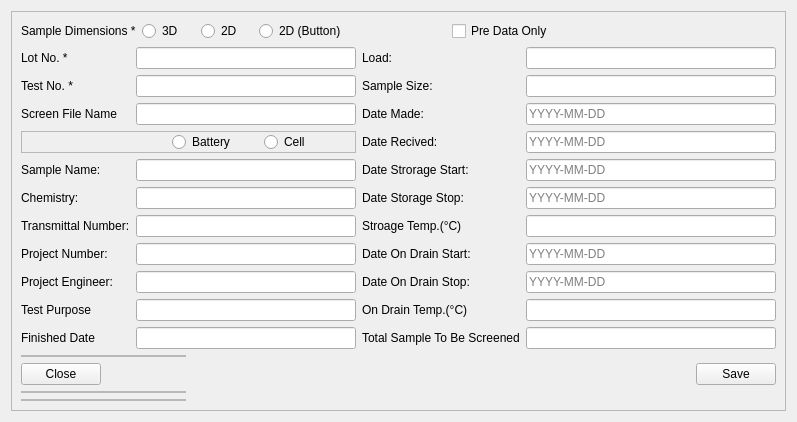
     <widget class="QWidget" name="tab">
      <attribute name="title">
       <string>Sample Header Information</string>
      </attribute>
      <layout class="QGridLayout" name="gridLayout_9">
       <item row="0" column="0">
        <widget class="QFrame" name="frame">
         <property name="styleSheet">
          <string notr="true"/>
         </property>
         <property name="frameShape">
          <enum>QFrame::StyledPanel</enum>
         </property>
         <property name="frameShadow">
          <enum>QFrame::Raised</enum>
         </property>
         <layout class="QGridLayout" name="gridLayout">
          <item row="1" column="2">
           <layout class="QHBoxLayout" name="horizontalLayout_18">
            <item>
             <widget class="QLabel" name="label_3">
              <property name="text">
               <string>Load:</string>
              </property>
             </widget>
            </item>
            <item>
             <widget class="QLineEdit" name="lineEdit_18">
              <property name="enabled">
               <bool>true</bool>
              </property>
              <property name="sizePolicy">
               <sizepolicy hsizetype="Minimum" vsizetype="Fixed">
                <horstretch>0</horstretch>
                <verstretch>0</verstretch>
               </sizepolicy>
              </property>
              <property name="minimumSize">
               <size>
                <width>250</width>
                <height>0</height>
               </size>
              </property>
              <property name="maximumSize">
               <size>
                <width>260</width>
                <height>16777215</height>
               </size>
              </property>
              <property name="maxLength">
               <number>660</number>
              </property>
              <property name="echoMode">
               <enum>QLineEdit::Normal</enum>
              </property>
             </widget>
            </item>
           </layout>
          </item>
          <item row="2" column="0" colspan="2">
           <layout class="QHBoxLayout" name="horizontalLayout_2">
            <item>
             <widget class="QLabel" name="label_2">
              <property name="text">
               <string>Test No. *</string>
              </property>
             </widget>
            </item>
            <item>
             <widget class="QLineEdit" name="lineEdit_2">
              <property name="sizePolicy">
               <sizepolicy hsizetype="Minimum" vsizetype="Fixed">
                <horstretch>0</horstretch>
                <verstretch>0</verstretch>
               </sizepolicy>
              </property>
              <property name="minimumSize">
               <size>
                <width>220</width>
                <height>0</height>
               </size>
              </property>
              <property name="maximumSize">
               <size>
                <width>260</width>
                <height>16777215</height>
               </size>
              </property>
             </widget>
            </item>
           </layout>
          </item>
          <item row="2" column="2">
           <layout class="QHBoxLayout" name="horizontalLayout_12">
            <item>
             <widget class="QLabel" name="label_12">
              <property name="text">
               <string>Sample Size:</string>
              </property>
             </widget>
            </item>
            <item>
             <widget class="QLineEdit" name="lineEdit_11">
              <property name="sizePolicy">
               <sizepolicy hsizetype="Minimum" vsizetype="Fixed">
                <horstretch>0</horstretch>
                <verstretch>0</verstretch>
               </sizepolicy>
              </property>
              <property name="minimumSize">
               <size>
                <width>250</width>
                <height>0</height>
               </size>
              </property>
              <property name="maximumSize">
               <size>
                <width>260</width>
                <height>16777215</height>
               </size>
              </property>
             </widget>
            </item>
           </layout>
          </item>
          <item row="3" column="0" colspan="2">
           <layout class="QHBoxLayout" name="horizontalLayout_4">
            <item>
             <widget class="QLabel" name="label_4">
              <property name="text">
               <string>Screen File Name</string>
              </property>
             </widget>
            </item>
            <item>
             <widget class="QLineEdit" name="lineEdit_3">
              <property name="sizePolicy">
               <sizepolicy hsizetype="Minimum" vsizetype="Fixed">
                <horstretch>0</horstretch>
                <verstretch>0</verstretch>
               </sizepolicy>
              </property>
              <property name="minimumSize">
               <size>
                <width>220</width>
                <height>0</height>
               </size>
              </property>
              <property name="maximumSize">
               <size>
                <width>260</width>
                <height>16777215</height>
               </size>
              </property>
             </widget>
            </item>
           </layout>
          </item>
          <item row="3" column="2">
           <layout class="QHBoxLayout" name="horizontalLayout_13">
            <item>
             <widget class="QLabel" name="label_13">
              <property name="text">
               <string>Date Made:</string>
              </property>
             </widget>
            </item>
            <item>
             <widget class="QLineEdit" name="lineEdit_12">
              <property name="sizePolicy">
               <sizepolicy hsizetype="Minimum" vsizetype="Fixed">
                <horstretch>0</horstretch>
                <verstretch>0</verstretch>
               </sizepolicy>
              </property>
              <property name="minimumSize">
               <size>
                <width>250</width>
                <height>0</height>
               </size>
              </property>
              <property name="maximumSize">
               <size>
                <width>260</width>
                <height>16777215</height>
               </size>
              </property>
              <property name="placeholderText">
               <string>YYYY-MM-DD</string>
              </property>
             </widget>
            </item>
           </layout>
          </item>
          <item row="4" column="0" colspan="2">
           <widget class="QFrame" name="frame_5">
            <property name="sizePolicy">
             <sizepolicy hsizetype="Fixed" vsizetype="Fixed">
              <horstretch>0</horstretch>
              <verstretch>0</verstretch>
             </sizepolicy>
            </property>
            <property name="maximumSize">
             <size>
              <width>410</width>
              <height>25</height>
             </size>
            </property>
            <property name="frameShape">
             <enum>QFrame::StyledPanel</enum>
            </property>
            <property name="frameShadow">
             <enum>QFrame::Raised</enum>
            </property>
            <layout class="QGridLayout" name="gridLayout_10">
             <property name="leftMargin">
              <number>0</number>
             </property>
             <property name="topMargin">
              <number>0</number>
             </property>
             <property name="rightMargin">
              <number>0</number>
             </property>
             <property name="bottomMargin">
              <number>0</number>
             </property>
             <property name="spacing">
              <number>0</number>
             </property>
             <item row="0" column="0">
              <layout class="QHBoxLayout" name="horizontalLayout_3">
               <item>
                <spacer name="horizontalSpacer_3">
                 <property name="orientation">
                  <enum>Qt::Horizontal</enum>
                 </property>
                 <property name="sizeType">
                  <enum>QSizePolicy::Fixed</enum>
                 </property>
                 <property name="sizeHint" stdset="0">
                  <size>
                   <width>150</width>
                   <height>20</height>
                  </size>
                 </property>
                </spacer>
               </item>
               <item>
                <widget class="QRadioButton" name="radioButton">
                 <property name="text">
                  <string>Battery </string>
                 </property>
                </widget>
               </item>
               <item>
                <widget class="QRadioButton" name="radioButton_2">
                 <property name="text">
                  <string>Cell</string>
                 </property>
                </widget>
               </item>
              </layout>
             </item>
            </layout>
           </widget>
          </item>
          <item row="4" column="2">
           <layout class="QHBoxLayout" name="horizontalLayout_14">
            <item>
             <widget class="QLabel" name="label_14">
              <property name="text">
               <string>Date Recived:</string>
              </property>
             </widget>
            </item>
            <item>
             <widget class="QLineEdit" name="lineEdit_13">
              <property name="sizePolicy">
               <sizepolicy hsizetype="Minimum" vsizetype="Fixed">
                <horstretch>0</horstretch>
                <verstretch>0</verstretch>
               </sizepolicy>
              </property>
              <property name="minimumSize">
               <size>
                <width>250</width>
                <height>0</height>
               </size>
              </property>
              <property name="maximumSize">
               <size>
                <width>260</width>
                <height>16777215</height>
               </size>
              </property>
              <property name="placeholderText">
               <string>YYYY-MM-DD</string>
              </property>
             </widget>
            </item>
           </layout>
          </item>
          <item row="5" column="0" colspan="2">
           <layout class="QHBoxLayout" name="horizontalLayout_5">
            <item>
             <widget class="QLabel" name="label_5">
              <property name="text">
               <string>Sample Name:</string>
              </property>
             </widget>
            </item>
            <item>
             <widget class="QLineEdit" name="lineEdit_4">
              <property name="sizePolicy">
               <sizepolicy hsizetype="Minimum" vsizetype="Fixed">
                <horstretch>0</horstretch>
                <verstretch>0</verstretch>
               </sizepolicy>
              </property>
              <property name="minimumSize">
               <size>
                <width>220</width>
                <height>0</height>
               </size>
              </property>
              <property name="maximumSize">
               <size>
                <width>260</width>
                <height>16777215</height>
               </size>
              </property>
             </widget>
            </item>
           </layout>
          </item>
          <item row="5" column="2">
           <layout class="QHBoxLayout" name="horizontalLayout_21">
            <item>
             <widget class="QLabel" name="label_21">
              <property name="text">
               <string>Date Strorage Start:</string>
              </property>
             </widget>
            </item>
            <item>
             <widget class="QLineEdit" name="lineEdit_15">
              <property name="sizePolicy">
               <sizepolicy hsizetype="Minimum" vsizetype="Fixed">
                <horstretch>0</horstretch>
                <verstretch>0</verstretch>
               </sizepolicy>
              </property>
              <property name="minimumSize">
               <size>
                <width>250</width>
                <height>0</height>
               </size>
              </property>
              <property name="maximumSize">
               <size>
                <width>260</width>
                <height>16777215</height>
               </size>
              </property>
              <property name="placeholderText">
               <string>YYYY-MM-DD</string>
              </property>
             </widget>
            </item>
           </layout>
          </item>
          <item row="6" column="0" colspan="2">
           <layout class="QHBoxLayout" name="horizontalLayout_6">
            <item>
             <widget class="QLabel" name="label_6">
              <property name="text">
               <string>Chemistry:</string>
              </property>
             </widget>
            </item>
            <item>
             <widget class="QLineEdit" name="lineEdit_5">
              <property name="sizePolicy">
               <sizepolicy hsizetype="Minimum" vsizetype="Fixed">
                <horstretch>0</horstretch>
                <verstretch>0</verstretch>
               </sizepolicy>
              </property>
              <property name="minimumSize">
               <size>
                <width>220</width>
                <height>0</height>
               </size>
              </property>
              <property name="maximumSize">
               <size>
                <width>260</width>
                <height>16777215</height>
               </size>
              </property>
             </widget>
            </item>
           </layout>
          </item>
          <item row="6" column="2">
           <layout class="QHBoxLayout" name="horizontalLayout_20">
            <item>
             <widget class="QLabel" name="label_20">
              <property name="text">
               <string>Date Storage Stop:</string>
              </property>
             </widget>
            </item>
            <item>
             <widget class="QLineEdit" name="lineEdit_14">
              <property name="sizePolicy">
               <sizepolicy hsizetype="Minimum" vsizetype="Fixed">
                <horstretch>0</horstretch>
                <verstretch>0</verstretch>
               </sizepolicy>
              </property>
              <property name="minimumSize">
               <size>
                <width>250</width>
                <height>0</height>
               </size>
              </property>
              <property name="maximumSize">
               <size>
                <width>260</width>
                <height>16777215</height>
               </size>
              </property>
              <property name="placeholderText">
               <string>YYYY-MM-DD</string>
              </property>
             </widget>
            </item>
           </layout>
          </item>
          <item row="7" column="0" colspan="2">
           <layout class="QHBoxLayout" name="horizontalLayout_7">
            <item>
             <widget class="QLabel" name="label_7">
              <property name="text">
               <string>Transmittal Number:</string>
              </property>
             </widget>
            </item>
            <item>
             <widget class="QLineEdit" name="lineEdit_6">
              <property name="sizePolicy">
               <sizepolicy hsizetype="Minimum" vsizetype="Fixed">
                <horstretch>0</horstretch>
                <verstretch>0</verstretch>
               </sizepolicy>
              </property>
              <property name="minimumSize">
               <size>
                <width>220</width>
                <height>0</height>
               </size>
              </property>
              <property name="maximumSize">
               <size>
                <width>260</width>
                <height>16777215</height>
               </size>
              </property>
             </widget>
            </item>
           </layout>
          </item>
          <item row="7" column="2">
           <layout class="QHBoxLayout" name="horizontalLayout_22">
            <item>
             <widget class="QLabel" name="label_22">
              <property name="text">
               <string>Stroage Temp.(°C)</string>
              </property>
             </widget>
            </item>
            <item>
             <widget class="QLineEdit" name="lineEdit_20">
              <property name="sizePolicy">
               <sizepolicy hsizetype="Minimum" vsizetype="Fixed">
                <horstretch>0</horstretch>
                <verstretch>0</verstretch>
               </sizepolicy>
              </property>
              <property name="minimumSize">
               <size>
                <width>250</width>
                <height>0</height>
               </size>
              </property>
              <property name="maximumSize">
               <size>
                <width>260</width>
                <height>16777215</height>
               </size>
              </property>
             </widget>
            </item>
           </layout>
          </item>
          <item row="8" column="0" colspan="2">
           <layout class="QHBoxLayout" name="horizontalLayout_8">
            <item>
             <widget class="QLabel" name="label_8">
              <property name="text">
               <string>Project Number:</string>
              </property>
             </widget>
            </item>
            <item>
             <widget class="QLineEdit" name="lineEdit_7">
              <property name="sizePolicy">
               <sizepolicy hsizetype="Minimum" vsizetype="Fixed">
                <horstretch>0</horstretch>
                <verstretch>0</verstretch>
               </sizepolicy>
              </property>
              <property name="minimumSize">
               <size>
                <width>220</width>
                <height>0</height>
               </size>
              </property>
              <property name="maximumSize">
               <size>
                <width>260</width>
                <height>16777215</height>
               </size>
              </property>
             </widget>
            </item>
           </layout>
          </item>
          <item row="8" column="2">
           <layout class="QHBoxLayout" name="horizontalLayout_24">
            <item>
             <widget class="QLabel" name="label_24">
              <property name="text">
               <string>Date On Drain Start:</string>
              </property>
             </widget>
            </item>
            <item>
             <widget class="QLineEdit" name="lineEdit_21">
              <property name="sizePolicy">
               <sizepolicy hsizetype="Minimum" vsizetype="Fixed">
                <horstretch>0</horstretch>
                <verstretch>0</verstretch>
               </sizepolicy>
              </property>
              <property name="minimumSize">
               <size>
                <width>250</width>
                <height>0</height>
               </size>
              </property>
              <property name="maximumSize">
               <size>
                <width>260</width>
                <height>16777215</height>
               </size>
              </property>
              <property name="placeholderText">
               <string>YYYY-MM-DD</string>
              </property>
             </widget>
            </item>
           </layout>
          </item>
          <item row="9" column="0" colspan="2">
           <layout class="QHBoxLayout" name="horizontalLayout_9">
            <item>
             <widget class="QLabel" name="label_9">
              <property name="text">
               <string>Project Engineer:</string>
              </property>
             </widget>
            </item>
            <item>
             <widget class="QLineEdit" name="lineEdit_8">
              <property name="sizePolicy">
               <sizepolicy hsizetype="Minimum" vsizetype="Fixed">
                <horstretch>0</horstretch>
                <verstretch>0</verstretch>
               </sizepolicy>
              </property>
              <property name="minimumSize">
               <size>
                <width>220</width>
                <height>0</height>
               </size>
              </property>
              <property name="maximumSize">
               <size>
                <width>260</width>
                <height>16777215</height>
               </size>
              </property>
             </widget>
            </item>
           </layout>
          </item>
          <item row="9" column="2">
           <layout class="QHBoxLayout" name="horizontalLayout_25">
            <item>
             <widget class="QLabel" name="label_25">
              <property name="text">
               <string>Date On Drain Stop:</string>
              </property>
             </widget>
            </item>
            <item>
             <widget class="QLineEdit" name="lineEdit_22">
              <property name="sizePolicy">
               <sizepolicy hsizetype="Minimum" vsizetype="Fixed">
                <horstretch>0</horstretch>
                <verstretch>0</verstretch>
               </sizepolicy>
              </property>
              <property name="minimumSize">
               <size>
                <width>250</width>
                <height>0</height>
               </size>
              </property>
              <property name="maximumSize">
               <size>
                <width>260</width>
                <height>16777215</height>
               </size>
              </property>
              <property name="placeholderText">
               <string>YYYY-MM-DD</string>
              </property>
             </widget>
            </item>
           </layout>
          </item>
          <item row="10" column="0" colspan="2">
           <layout class="QHBoxLayout" name="horizontalLayout_11">
            <item>
             <widget class="QLabel" name="label_11">
              <property name="text">
               <string>Test Purpose</string>
              </property>
             </widget>
            </item>
            <item>
             <widget class="QLineEdit" name="lineEdit_10">
              <property name="sizePolicy">
               <sizepolicy hsizetype="Minimum" vsizetype="Fixed">
                <horstretch>0</horstretch>
                <verstretch>0</verstretch>
               </sizepolicy>
              </property>
              <property name="minimumSize">
               <size>
                <width>220</width>
                <height>0</height>
               </size>
              </property>
              <property name="maximumSize">
               <size>
                <width>260</width>
                <height>16777215</height>
               </size>
              </property>
             </widget>
            </item>
           </layout>
          </item>
          <item row="10" column="2">
           <layout class="QHBoxLayout" name="horizontalLayout_26">
            <item>
             <widget class="QLabel" name="label_26">
              <property name="text">
               <string>On Drain Temp.(°C)</string>
              </property>
             </widget>
            </item>
            <item>
             <widget class="QLineEdit" name="lineEdit_23">
              <property name="sizePolicy">
               <sizepolicy hsizetype="Minimum" vsizetype="Fixed">
                <horstretch>0</horstretch>
                <verstretch>0</verstretch>
               </sizepolicy>
              </property>
              <property name="minimumSize">
               <size>
                <width>250</width>
                <height>0</height>
               </size>
              </property>
              <property name="maximumSize">
               <size>
                <width>260</width>
                <height>16777215</height>
               </size>
              </property>
             </widget>
            </item>
           </layout>
          </item>
          <item row="11" column="0" colspan="2">
           <layout class="QHBoxLayout" name="horizontalLayout_41">
            <item>
             <widget class="QLabel" name="label_39">
              <property name="text">
               <string>Finished Date</string>
              </property>
             </widget>
            </item>
            <item>
             <widget class="QLineEdit" name="lineEdit_16">
              <property name="sizePolicy">
               <sizepolicy hsizetype="Minimum" vsizetype="Fixed">
                <horstretch>0</horstretch>
                <verstretch>0</verstretch>
               </sizepolicy>
              </property>
              <property name="minimumSize">
               <size>
                <width>220</width>
                <height>0</height>
               </size>
              </property>
              <property name="maximumSize">
               <size>
                <width>260</width>
                <height>16777215</height>
               </size>
              </property>
             </widget>
            </item>
           </layout>
          </item>
          <item row="11" column="2">
           <layout class="QHBoxLayout" name="horizontalLayout_23">
            <item>
             <widget class="QLabel" name="label_23">
              <property name="text">
               <string>Total Sample To Be Screened</string>
              </property>
             </widget>
            </item>
            <item>
             <widget class="QLineEdit" name="lineEdit_17">
              <property name="sizePolicy">
               <sizepolicy hsizetype="Minimum" vsizetype="Fixed">
                <horstretch>0</horstretch>
                <verstretch>0</verstretch>
               </sizepolicy>
              </property>
              <property name="minimumSize">
               <size>
                <width>250</width>
                <height>0</height>
               </size>
              </property>
              <property name="maximumSize">
               <size>
                <width>260</width>
                <height>16777215</height>
               </size>
              </property>
             </widget>
            </item>
           </layout>
          </item>
          <item row="12" column="0">
           <widget class="QFrame" name="frame_6">
            <property name="sizePolicy">
             <sizepolicy hsizetype="Preferred" vsizetype="Fixed">
              <horstretch>0</horstretch>
              <verstretch>0</verstretch>
             </sizepolicy>
            </property>
            <property name="frameShape">
             <enum>QFrame::StyledPanel</enum>
            </property>
            <property name="frameShadow">
             <enum>QFrame::Raised</enum>
            </property>
            <layout class="QGridLayout" name="gridLayout_11">
             <property name="leftMargin">
              <number>0</number>
             </property>
             <property name="topMargin">
              <number>0</number>
             </property>
             <property name="rightMargin">
              <number>0</number>
             </property>
             <property name="bottomMargin">
              <number>0</number>
             </property>
             <property name="spacing">
              <number>0</number>
             </property>
            </layout>
           </widget>
          </item>
          <item row="14" column="0">
           <widget class="QFrame" name="frame_10">
            <property name="sizePolicy">
             <sizepolicy hsizetype="Preferred" vsizetype="Fixed">
              <horstretch>0</horstretch>
              <verstretch>0</verstretch>
             </sizepolicy>
            </property>
            <property name="frameShape">
             <enum>QFrame::StyledPanel</enum>
            </property>
            <property name="frameShadow">
             <enum>QFrame::Raised</enum>
            </property>
            <layout class="QGridLayout" name="gridLayout_12">
             <property name="leftMargin">
              <number>0</number>
             </property>
             <property name="topMargin">
              <number>0</number>
             </property>
             <property name="rightMargin">
              <number>0</number>
             </property>
             <property name="bottomMargin">
              <number>0</number>
             </property>
             <property name="spacing">
              <number>0</number>
             </property>
            </layout>
           </widget>
          </item>
          <item row="15" column="0">
           <widget class="QFrame" name="frame_11">
            <property name="sizePolicy">
             <sizepolicy hsizetype="Preferred" vsizetype="Fixed">
              <horstretch>0</horstretch>
              <verstretch>0</verstretch>
             </sizepolicy>
            </property>
            <property name="frameShape">
             <enum>QFrame::StyledPanel</enum>
            </property>
            <property name="frameShadow">
             <enum>QFrame::Raised</enum>
            </property>
            <layout class="QGridLayout" name="gridLayout_13">
             <property name="leftMargin">
              <number>0</number>
             </property>
             <property name="topMargin">
              <number>0</number>
             </property>
             <property name="rightMargin">
              <number>0</number>
             </property>
             <property name="bottomMargin">
              <number>0</number>
             </property>
             <property name="spacing">
              <number>0</number>
             </property>
            </layout>
           </widget>
          </item>
          <item row="0" column="0" colspan="3">
           <layout class="QHBoxLayout" name="horizontalLayout_49">
            <item>
             <layout class="QHBoxLayout" name="horizontalLayout_50">
              <item>
               <widget class="QLabel" name="label_43">
                <property name="text">
                 <string>Sample Dimensions *</string>
                </property>
               </widget>
              </item>
              <item>
               <widget class="QRadioButton" name="radioButton_6">
                <property name="text">
                 <string>3D</string>
                </property>
               </widget>
              </item>
              <item>
               <widget class="QRadioButton" name="radioButton_7">
                <property name="text">
                 <string>2D</string>
                </property>
               </widget>
              </item>
              <item>
               <widget class="QRadioButton" name="radioButton_8">
                <property name="text">
                 <string>2D (Button)</string>
                </property>
               </widget>
              </item>
             </layout>
            </item>
            <item>
             <spacer name="horizontalSpacer_7">
              <property name="orientation">
               <enum>Qt::Horizontal</enum>
              </property>
              <property name="sizeType">
               <enum>QSizePolicy::Fixed</enum>
              </property>
              <property name="sizeHint" stdset="0">
               <size>
                <width>100</width>
                <height>20</height>
               </size>
              </property>
             </spacer>
            </item>
            <item>
             <widget class="QCheckBox" name="checkBox_2">
              <property name="layoutDirection">
               <enum>Qt::LeftToRight</enum>
              </property>
              <property name="text">
               <string>Pre Data Only</string>
              </property>
             </widget>
            </item>
           </layout>
          </item>
          <item row="1" column="0" colspan="2">
           <layout class="QHBoxLayout" name="horizontalLayout">
            <item>
             <widget class="QLabel" name="label">
              <property name="text">
               <string>Lot No. *</string>
              </property>
             </widget>
            </item>
            <item>
             <widget class="QLineEdit" name="lineEdit_1">
              <property name="enabled">
               <bool>true</bool>
              </property>
              <property name="sizePolicy">
               <sizepolicy hsizetype="Minimum" vsizetype="Fixed">
                <horstretch>0</horstretch>
                <verstretch>0</verstretch>
               </sizepolicy>
              </property>
              <property name="minimumSize">
               <size>
                <width>220</width>
                <height>0</height>
               </size>
              </property>
              <property name="maximumSize">
               <size>
                <width>350</width>
                <height>16777215</height>
               </size>
              </property>
              <property name="maxLength">
               <number>660</number>
              </property>
              <property name="echoMode">
               <enum>QLineEdit::Normal</enum>
              </property>
             </widget>
            </item>
           </layout>
          </item>
          <item row="13" column="0" colspan="3">
           <layout class="QHBoxLayout" name="horizontalLayout_39">
            <item>
             <widget class="QPushButton" name="pushButton">
              <property name="text">
               <string>Close</string>
              </property>
              <property name="autoDefault">
               <bool>false</bool>
              </property>
             </widget>
            </item>
            <item>
             <spacer name="horizontalSpacer">
              <property name="orientation">
               <enum>Qt::Horizontal</enum>
              </property>
              <property name="sizeHint" stdset="0">
               <size>
                <width>40</width>
                <height>20</height>
               </size>
              </property>
             </spacer>
            </item>
            <item>
             <widget class="QPushButton" name="pushButton_2">
              <property name="text">
               <string>Save</string>
              </property>
              <property name="autoDefault">
               <bool>false</bool>
              </property>
             </widget>
            </item>
           </layout>
          </item>
         </layout>
        </widget>
       </item>
      </layout>
     </widget>
